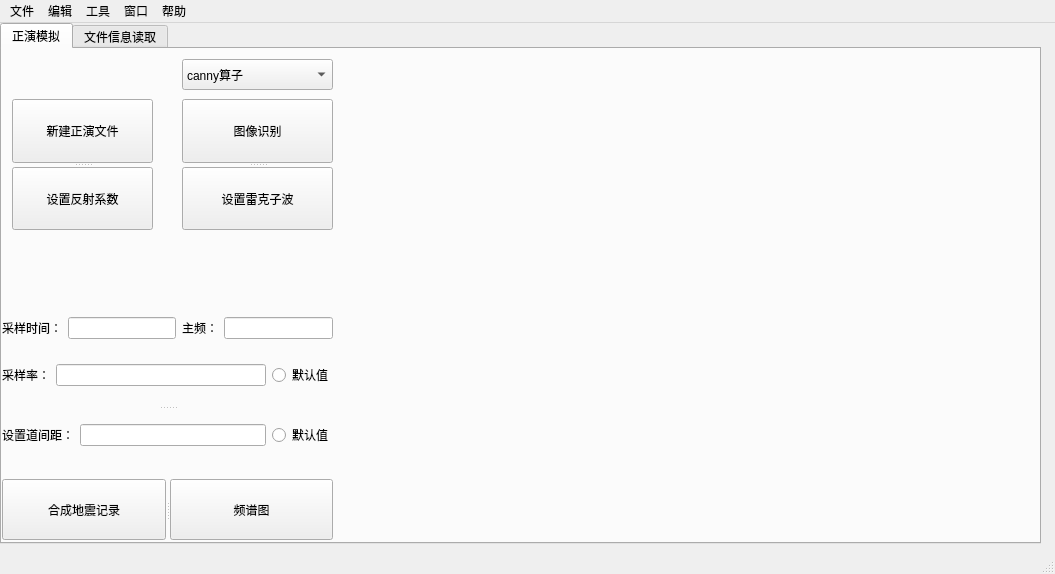
<?xml version="1.0" encoding="UTF-8"?>
<ui version="4.0">
 <class>MainWindow</class>
 <widget class="QMainWindow" name="MainWindow">
  <property name="geometry">
   <rect>
    <x>0</x>
    <y>0</y>
    <width>1055</width>
    <height>574</height>
   </rect>
  </property>
  <property name="windowTitle">
   <string>MainWindow</string>
  </property>
  <widget class="QWidget" name="centralwidget">
   <widget class="QTabWidget" name="tabWidget">
    <property name="geometry">
     <rect>
      <x>0</x>
      <y>0</y>
      <width>1041</width>
      <height>521</height>
     </rect>
    </property>
    <property name="whatsThis">
     <string>&lt;html&gt;&lt;head/&gt;&lt;body&gt;&lt;p&gt;1&lt;/p&gt;&lt;/body&gt;&lt;/html&gt;</string>
    </property>
    <property name="currentIndex">
     <number>0</number>
    </property>
    <widget class="QWidget" name="Tab">
     <attribute name="title">
      <string>正演模拟</string>
     </attribute>
     <widget class="QSplitter" name="splitter">
      <property name="geometry">
       <rect>
        <x>0</x>
        <y>430</y>
        <width>331</width>
        <height>61</height>
       </rect>
      </property>
      <property name="orientation">
       <enum>Qt::Horizontal</enum>
      </property>
      <widget class="QPushButton" name="pushButton_5">
       <property name="text">
        <string>合成地震记录</string>
       </property>
      </widget>
      <widget class="QPushButton" name="pushButton_6">
       <property name="text">
        <string>频谱图</string>
       </property>
      </widget>
     </widget>
     <widget class="Canvas" name="widget" native="true">
      <property name="geometry">
       <rect>
        <x>360</x>
        <y>10</y>
        <width>591</width>
        <height>461</height>
       </rect>
      </property>
     </widget>
     <widget class="QSplitter" name="splitter_4">
      <property name="geometry">
       <rect>
        <x>0</x>
        <y>250</y>
        <width>331</width>
        <height>161</height>
       </rect>
      </property>
      <property name="orientation">
       <enum>Qt::Vertical</enum>
      </property>
      <widget class="QSplitter" name="splitter_2">
       <property name="orientation">
        <enum>Qt::Vertical</enum>
       </property>
       <widget class="QWidget" name="layoutWidget">
        <layout class="QVBoxLayout" name="verticalLayout">
         <item>
          <layout class="QHBoxLayout" name="horizontalLayout">
           <item>
            <layout class="QHBoxLayout" name="horizontalLayout_3">
             <item>
              <widget class="QLabel" name="label">
               <property name="text">
                <string>采样时间：</string>
               </property>
               <property name="buddy">
                <cstring>lineEdit</cstring>
               </property>
              </widget>
             </item>
             <item>
              <widget class="QLineEdit" name="lineEdit"/>
             </item>
            </layout>
           </item>
           <item>
            <widget class="QLabel" name="label_3">
             <property name="text">
              <string>主频：</string>
             </property>
             <property name="buddy">
              <cstring>lineEdit_3</cstring>
             </property>
            </widget>
           </item>
           <item>
            <widget class="QLineEdit" name="lineEdit_3"/>
           </item>
          </layout>
         </item>
         <item>
          <layout class="QHBoxLayout" name="horizontalLayout_2">
           <item>
            <widget class="QLabel" name="label_2">
             <property name="text">
              <string>采样率：</string>
             </property>
             <property name="buddy">
              <cstring>lineEdit_2</cstring>
             </property>
            </widget>
           </item>
           <item>
            <widget class="QLineEdit" name="lineEdit_2"/>
           </item>
           <item>
            <widget class="QRadioButton" name="radioButton">
             <property name="text">
              <string>默认值</string>
             </property>
            </widget>
           </item>
          </layout>
         </item>
        </layout>
       </widget>
      </widget>
      <widget class="QWidget" name="layoutWidget_2">
       <layout class="QHBoxLayout" name="horizontalLayout_4">
        <item>
         <widget class="QLabel" name="label_4">
          <property name="text">
           <string>设置道间距：</string>
          </property>
          <property name="buddy">
           <cstring>lineEdit_4</cstring>
          </property>
         </widget>
        </item>
        <item>
         <widget class="QLineEdit" name="lineEdit_4"/>
        </item>
        <item>
         <widget class="QRadioButton" name="radioButton_2">
          <property name="text">
           <string>默认值</string>
          </property>
         </widget>
        </item>
       </layout>
      </widget>
     </widget>
     <widget class="QComboBox" name="comboBox">
      <property name="geometry">
       <rect>
        <x>180</x>
        <y>10</y>
        <width>151</width>
        <height>31</height>
       </rect>
      </property>
      <item>
       <property name="text">
        <string>canny算子</string>
       </property>
      </item>
      <item>
       <property name="text">
        <string>Scharr算子</string>
       </property>
      </item>
      <item>
       <property name="text">
        <string>sobel算子</string>
       </property>
      </item>
      <item>
       <property name="text">
        <string>log算子</string>
       </property>
      </item>
     </widget>
     <widget class="QSplitter" name="splitter_5">
      <property name="geometry">
       <rect>
        <x>10</x>
        <y>50</y>
        <width>141</width>
        <height>131</height>
       </rect>
      </property>
      <property name="orientation">
       <enum>Qt::Vertical</enum>
      </property>
      <widget class="QPushButton" name="pushButton">
       <property name="text">
        <string>新建正演文件</string>
       </property>
      </widget>
      <widget class="QPushButton" name="pushButton_4">
       <property name="text">
        <string>设置反射系数</string>
       </property>
      </widget>
     </widget>
     <widget class="QSplitter" name="splitter_3">
      <property name="geometry">
       <rect>
        <x>180</x>
        <y>50</y>
        <width>151</width>
        <height>131</height>
       </rect>
      </property>
      <property name="orientation">
       <enum>Qt::Vertical</enum>
      </property>
      <widget class="QPushButton" name="pushButton_7">
       <property name="text">
        <string>图像识别</string>
       </property>
      </widget>
      <widget class="QPushButton" name="pushButton_3">
       <property name="text">
        <string>设置雷克子波</string>
       </property>
      </widget>
     </widget>
    </widget>
    <widget class="QWidget" name="tab_2">
     <attribute name="title">
      <string>文件信息读取</string>
     </attribute>
    </widget>
   </widget>
  </widget>
  <widget class="QMenuBar" name="menubar">
   <property name="geometry">
    <rect>
     <x>0</x>
     <y>0</y>
     <width>1055</width>
     <height>23</height>
    </rect>
   </property>
   <widget class="QMenu" name="menu">
    <property name="title">
     <string>文件</string>
    </property>
    <addaction name="separator"/>
    <addaction name="actionda"/>
    <addaction name="action1"/>
   </widget>
   <widget class="QMenu" name="menu_2">
    <property name="title">
     <string>编辑</string>
    </property>
   </widget>
   <widget class="QMenu" name="menu_3">
    <property name="title">
     <string>工具</string>
    </property>
   </widget>
   <widget class="QMenu" name="menu_4">
    <property name="title">
     <string>窗口</string>
    </property>
   </widget>
   <widget class="QMenu" name="menu_5">
    <property name="title">
     <string>帮助</string>
    </property>
   </widget>
   <addaction name="menu"/>
   <addaction name="menu_2"/>
   <addaction name="menu_3"/>
   <addaction name="menu_4"/>
   <addaction name="menu_5"/>
  </widget>
  <widget class="QStatusBar" name="statusbar"/>
  <action name="actionda">
   <property name="text">
    <string>打开文件</string>
   </property>
  </action>
  <action name="action1">
   <property name="text">
    <string>保存文件</string>
   </property>
  </action>
 </widget>
 <customwidgets>
  <customwidget>
   <class>Canvas</class>
   <extends>QWidget</extends>
   <header location="global">Canvas3.py</header>
   <container>1</container>
  </customwidget>
 </customwidgets>
 <resources/>
 <connections>
  <connection>
   <sender>pushButton</sender>
   <signal>clicked()</signal>
   <receiver>MainWindow</receiver>
   <slot>new_project()</slot>
   <hints>
    <hint type="sourcelabel">
     <x>59</x>
     <y>113</y>
    </hint>
    <hint type="destinationlabel">
     <x>429</x>
     <y>-2</y>
    </hint>
   </hints>
  </connection>
  <connection>
   <sender>pushButton_7</sender>
   <signal>clicked()</signal>
   <receiver>MainWindow</receiver>
   <slot>opencv()</slot>
   <hints>
    <hint type="sourcelabel">
     <x>257</x>
     <y>126</y>
    </hint>
    <hint type="destinationlabel">
     <x>608</x>
     <y>-2</y>
    </hint>
   </hints>
  </connection>
  <connection>
   <sender>pushButton_4</sender>
   <signal>clicked()</signal>
   <receiver>MainWindow</receiver>
   <slot>reflection_coe1()</slot>
   <hints>
    <hint type="sourcelabel">
     <x>63</x>
     <y>199</y>
    </hint>
    <hint type="destinationlabel">
     <x>713</x>
     <y>-3</y>
    </hint>
   </hints>
  </connection>
  <connection>
   <sender>pushButton_3</sender>
   <signal>clicked()</signal>
   <receiver>MainWindow</receiver>
   <slot>Rake_wave()</slot>
   <hints>
    <hint type="sourcelabel">
     <x>252</x>
     <y>197</y>
    </hint>
    <hint type="destinationlabel">
     <x>837</x>
     <y>-1</y>
    </hint>
   </hints>
  </connection>
  <connection>
   <sender>pushButton_5</sender>
   <signal>clicked()</signal>
   <receiver>MainWindow</receiver>
   <slot>synthetic_seismogram()</slot>
   <hints>
    <hint type="sourcelabel">
     <x>110</x>
     <y>507</y>
    </hint>
    <hint type="destinationlabel">
     <x>974</x>
     <y>-10</y>
    </hint>
   </hints>
  </connection>
  <connection>
   <sender>pushButton_6</sender>
   <signal>clicked()</signal>
   <receiver>MainWindow</receiver>
   <slot>spectrum_diagram()</slot>
   <hints>
    <hint type="sourcelabel">
     <x>278</x>
     <y>497</y>
    </hint>
    <hint type="destinationlabel">
     <x>940</x>
     <y>-5</y>
    </hint>
   </hints>
  </connection>
 </connections>
 <slots>
  <slot>opencv()</slot>
  <slot>reflection_coe1()</slot>
  <slot>Rake_wave()</slot>
  <slot>synthetic_seismogram()</slot>
  <slot>spectrum_diagram()</slot>
  <slot>select_picture()</slot>
  <slot>new_project()</slot>
 </slots>
</ui>
